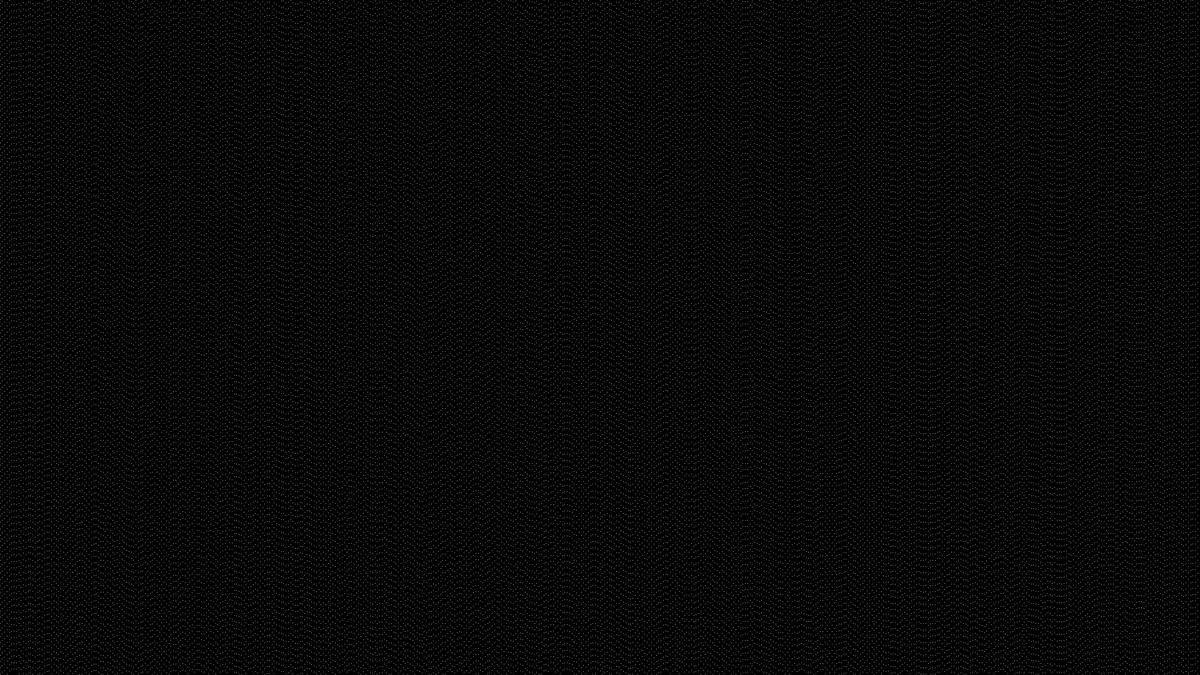
Frame 1 (no input)
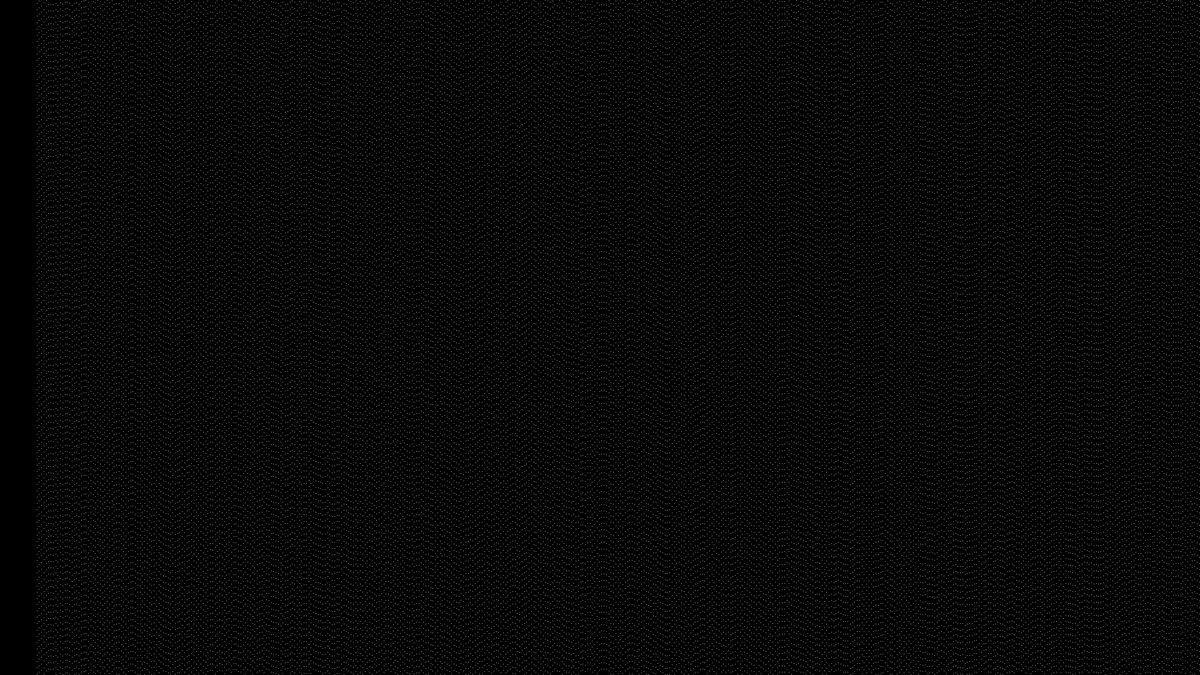
Frame 60 (the mouse pressed at the canvas centre just before this capture)
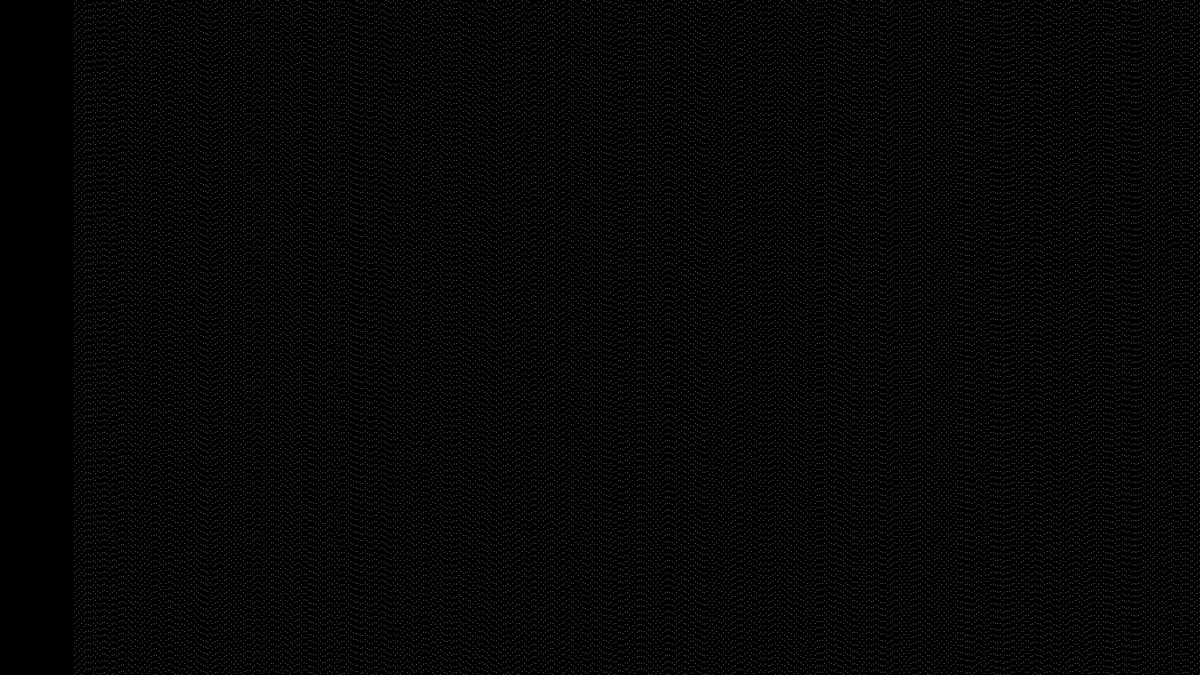
Frame 120 (the mouse held since frame 60 and released just before this capture)

The Processing sketch that drew these frames (run headless with seeded random() and noise(); from frame 60 on, the mouse is pressed at the canvas centre):

// Processing sketch: Dirtlines
// ── Dirtlines.pde
/**
 * Constants
 */

private static final int NUM_OF_COLUMNS = 512;


/**
 * Values
 */

private Column[] column;

/**
 * Lifecycle
 */

void setup() {
  size(1920, 1080);
  // fullScreen();
  // fullScreen(2);
  background(0);

  final float xSpacing = (float) width / (float) NUM_OF_COLUMNS;

  column = new Column[NUM_OF_COLUMNS];
  float lastY = -height * 0.1f;
  final float columnHeight = height * 1.2f;
  for (int i = 0; i < NUM_OF_COLUMNS; i++) {
    column[i] = new Column(
      xSpacing * i, 
      lastY += random(16f) - 8f, 
      columnHeight
      );
  }
}

void draw() {
  background(0);

  stroke(0xFFFFFFFF);

  for (final Column point : column) {
    point.drawConfigured();
    point.x += 1f;
  }
}

class Column {

  private static final int NUM_OF_ROWS = 128;

  private float x;

  private float y;

  private float rowOffset;

  Column(final float x, final float y, final float height) {
    this.x = x;
    this.y = y;
    rowOffset = (float) height / (float) NUM_OF_ROWS;
  }

  void drawConfigured() {
    for (int row = 0; row < NUM_OF_ROWS; row++) {
      point(x, y + (row * rowOffset));
    }
  }
}
